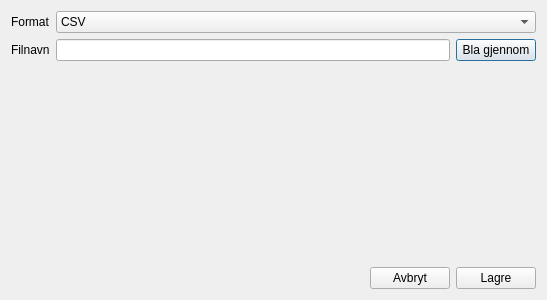
<?xml version="1.0" encoding="UTF-8"?>
<ui version="4.0">
 <class>Dialog</class>
 <widget class="QDialog" name="Dialog">
  <property name="geometry">
   <rect>
    <x>0</x>
    <y>0</y>
    <width>547</width>
    <height>300</height>
   </rect>
  </property>
  <property name="windowTitle">
   <string>Dialog</string>
  </property>
  <layout class="QVBoxLayout" name="verticalLayout_2">
   <item>
    <layout class="QVBoxLayout" name="verticalLayout">
     <item>
      <layout class="QFormLayout" name="formLayout">
       <item row="0" column="0">
        <widget class="QLabel" name="label">
         <property name="text">
          <string>Format</string>
         </property>
        </widget>
       </item>
       <item row="0" column="1">
        <widget class="QComboBox" name="comboBox">
         <item>
          <property name="text">
           <string>CSV</string>
          </property>
         </item>
         <item>
          <property name="text">
           <string/>
          </property>
         </item>
        </widget>
       </item>
       <item row="1" column="0">
        <widget class="QLabel" name="label_2">
         <property name="text">
          <string>Filnavn</string>
         </property>
        </widget>
       </item>
       <item row="1" column="1">
        <layout class="QHBoxLayout" name="horizontalLayout">
         <item>
          <widget class="QLineEdit" name="lineEdit"/>
         </item>
         <item>
          <widget class="QPushButton" name="pushButton_bla">
           <property name="text">
            <string>Bla gjennom</string>
           </property>
          </widget>
         </item>
        </layout>
       </item>
      </layout>
     </item>
     <item>
      <spacer name="verticalSpacer">
       <property name="orientation">
        <enum>Qt::Vertical</enum>
       </property>
       <property name="sizeHint" stdset="0">
        <size>
         <width>20</width>
         <height>40</height>
        </size>
       </property>
      </spacer>
     </item>
     <item>
      <layout class="QHBoxLayout" name="horizontalLayout_2">
       <item>
        <spacer name="horizontalSpacer">
         <property name="orientation">
          <enum>Qt::Horizontal</enum>
         </property>
         <property name="sizeHint" stdset="0">
          <size>
           <width>40</width>
           <height>20</height>
          </size>
         </property>
        </spacer>
       </item>
       <item>
        <widget class="QPushButton" name="pushButton_avbryt">
         <property name="text">
          <string>Avbryt</string>
         </property>
        </widget>
       </item>
       <item>
        <widget class="QPushButton" name="pushButton_lagre">
         <property name="text">
          <string>Lagre</string>
         </property>
        </widget>
       </item>
      </layout>
     </item>
    </layout>
   </item>
  </layout>
 </widget>
 <resources/>
 <connections/>
</ui>
